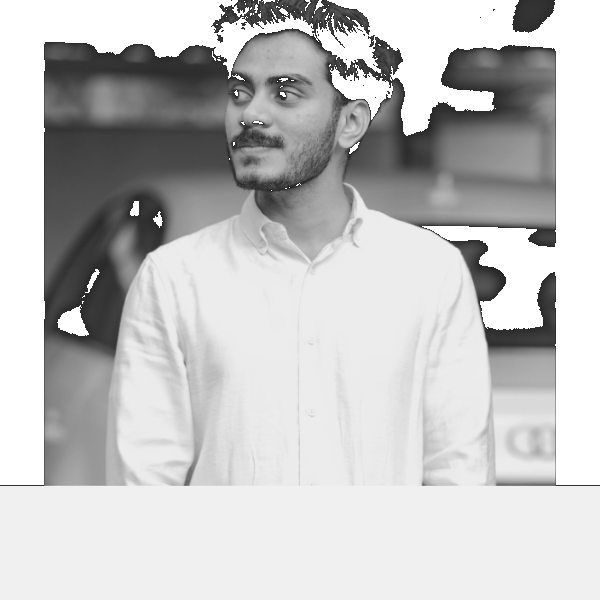
#> input picture source-prepped.png, 600 x 600 px
$ python make_ascii_svg.py
#> lines starting #> are read from the running program, lines starting #| are printed output that depends on the picture
#!/usr/bin/env python3
"""
Convert prepped portrait photo into a clean monochrome ASCII terminal SVG.
Usage: python scripts/make_ascii_svg.py [source-prepped.png] [hashir-ascii.svg]
"""
import html
import os
import sys
from PIL import Image, ImageEnhance

HERE = os.path.dirname(os.path.abspath(__file__))
SRC = sys.argv[1] if len(sys.argv) > 1 else os.path.join(HERE, "..", "source-prepped.png")
OUT = sys.argv[2] if len(sys.argv) > 2 else os.path.join(HERE, "..", "hashir-ascii.svg")

COLS = int(os.environ.get("COLS", 180))
ART_W_TARGET = 800
CELL_W = ART_W_TARGET / COLS
CELL_H = CELL_W * 15 / 8
ROWS = round(COLS * 8 / 15)
RAMP = " .`:-=+*cs#%@"

CONTRAST = 1.05
BRIGHTNESS = 1.0
GAMMA = 1.15
WHITE_FLOOR = 0.82

PAD = 20
TITLEBAR_H = 30
STATUS_H = 30
ART_W = COLS * CELL_W
ART_H = ROWS * CELL_H
CANVAS_W = ART_W + PAD * 2
CANVAS_H = TITLEBAR_H + ART_H + STATUS_H + PAD

BG = "#0d1117"
BG2 = "#111722"
FRAME = "#30363d"
TITLE_TEXT = "#7d8590"
INK = "#c9d1d9"
CURSOR = "#c9d1d9"

ROW_DUR = 5.8 / ROWS
STAGGER = ROW_DUR

im = Image.open(SRC).convert("L")
im = ImageEnhance.Brightness(im).enhance(BRIGHTNESS)
im = ImageEnhance.Contrast(im).enhance(CONTRAST)
im = im.resize((COLS, ROWS), Image.LANCZOS)
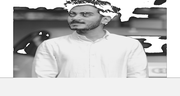
#> im: PIL image 180x96 L; min 4, max 255, mean 194.2
px = im.load()

STATIC = bool(os.environ.get("STATIC"))

rows_txt = []
for y in range(ROWS):
    chars = []
    for x in range(COLS):
        lum = px[x, y] / 255.0
        lum = pow(lum, GAMMA)
        if lum >= WHITE_FLOOR:
            chars.append(" ")
            continue
        idx = int((1.0 - lum) * (len(RAMP) - 1) + 0.5)
        idx = max(0, min(len(RAMP) - 1, idx))
        chars.append(RAMP[idx])
    rows_txt.append("".join(chars))
#> after the loop, rows_txt = 96 items

art_top = TITLEBAR_H + PAD * 0.35

parts = []
parts.append(
    f'<svg xmlns="http://www.w3.org/2000/svg" width="{CANVAS_W:.1f}" height="{CANVAS_H:.1f}" '
    f'viewBox="0 0 {CANVAS_W:.1f} {CANVAS_H:.1f}" font-family="ui-monospace, SFMono-Regular, '
    f'Menlo, Consolas, monospace">'
)
parts.append('<defs>'
             f'<linearGradient id="bg" x1="0" y1="0" x2="0" y2="1">'
             f'<stop offset="0" stop-color="{BG2}"/><stop offset="1" stop-color="{BG}"/>'
             f'</linearGradient></defs>')

parts.append(f'<rect width="{CANVAS_W:.1f}" height="{CANVAS_H:.1f}" rx="12" fill="url(#bg)"/>')
parts.append(f'<rect x="0.5" y="0.5" width="{CANVAS_W-1:.1f}" height="{CANVAS_H-1:.1f}" rx="12" '
             f'fill="none" stroke="{FRAME}" stroke-width="1"/>')

parts.append(f'<line x1="0" y1="{TITLEBAR_H}" x2="{CANVAS_W:.1f}" y2="{TITLEBAR_H}" stroke="{FRAME}"/>')
for i, dotcol in enumerate(["#ff5f56", "#ffbd2e", "#27c93f"]):
    parts.append(f'<circle cx="{PAD + i*16}" cy="{TITLEBAR_H/2:.1f}" r="5" fill="{dotcol}"/>')
parts.append(f'<text x="{CANVAS_W/2:.1f}" y="{TITLEBAR_H/2 + 4:.1f}" fill="{TITLE_TEXT}" font-size="12" '
             f'text-anchor="middle">hashir@github: ~$ ./portrait.sh</text>')

font_size = CELL_H * 0.86
for ry, line in enumerate(rows_txt):
    y = art_top + ry * CELL_H + CELL_H * 0.74
    row_y = art_top + ry * CELL_H
    delay = ry * STAGGER
    safe = html.escape(line)
    text = (f'<text xml:space="preserve" x="{PAD}" y="{y:.1f}" fill="{INK}" '
            f'font-size="{font_size:.1f}" textLength="{ART_W:.1f}" lengthAdjust="spacing">{safe}</text>')

    if STATIC:
        parts.append(text)
        continue

    parts.append(
        f'<clipPath id="r{ry}"><rect x="{PAD}" y="{row_y:.1f}" height="{CELL_H:.1f}" width="0">'
        f'<animate attributeName="width" from="0" to="{ART_W:.1f}" begin="{delay:.3f}s" '
        f'dur="{ROW_DUR:.2f}s" fill="freeze"/></rect></clipPath>'
    )
    parts.append(f'<g clip-path="url(#r{ry})">{text}</g>')
    parts.append(
        f'<rect y="{row_y+1:.1f}" width="{CELL_W:.1f}" height="{CELL_H-2:.1f}" fill="{CURSOR}" opacity="0">'
        f'<animate attributeName="x" from="{PAD}" to="{PAD+ART_W:.1f}" begin="{delay:.3f}s" '
        f'dur="{ROW_DUR:.2f}s" fill="freeze"/>'
        f'<set attributeName="opacity" to="0.85" begin="{delay:.3f}s"/>'
        f'<set attributeName="opacity" to="0" begin="{delay+ROW_DUR:.3f}s"/></rect>'
    )
#> this loop made 96 passes
#> (y, row_y, delay) on passes 1 to 12: (43.17, 37, 0), (51.5, 45.33, 0.0604), (59.83, 53.67, 0.121), (68.17, 62, 0.181), (76.5, 70.33, 0.242), (84.83, 78.67, 0.302), (93.17, 87, 0.362), (101.5, 95.33, 0.423), (109.8, 103.7, 0.483), (118.2, 112, 0.544), (126.5, 120.3, 0.604), (134.8, 128.7, 0.665)
#> after the loop, parts = 297 items

status_line_y = TITLEBAR_H + ART_H + PAD * 0.35
status_y = status_line_y + 19
parts.append(f'<line x1="0" y1="{status_line_y:.1f}" x2="{CANVAS_W:.1f}" y2="{status_line_y:.1f}" stroke="{FRAME}"/>')
parts.append(f'<text x="{PAD}" y="{status_y:.1f}" fill="{TITLE_TEXT}" font-size="13">'
             f'hashir@github:~$ whoami <tspan fill="{INK}">Mohammad Hashir</tspan></text>')
status_chars = len("hashir@github:~$ whoami Mohammad Hashir ")
parts.append(f'<rect x="{PAD + status_chars * 13 * 0.6:.1f}" y="{status_y-12:.1f}" width="8" height="14" fill="{INK}">'
             f'<animate attributeName="opacity" values="1;1;0;0" keyTimes="0;0.5;0.51;1" '
             f'dur="1s" repeatCount="indefinite"/></rect>')

parts.append("</svg>")
open(OUT, "w").write("".join(parts))
print("wrote", OUT)

$ run again, with source-photo.png copied over source-prepped.png
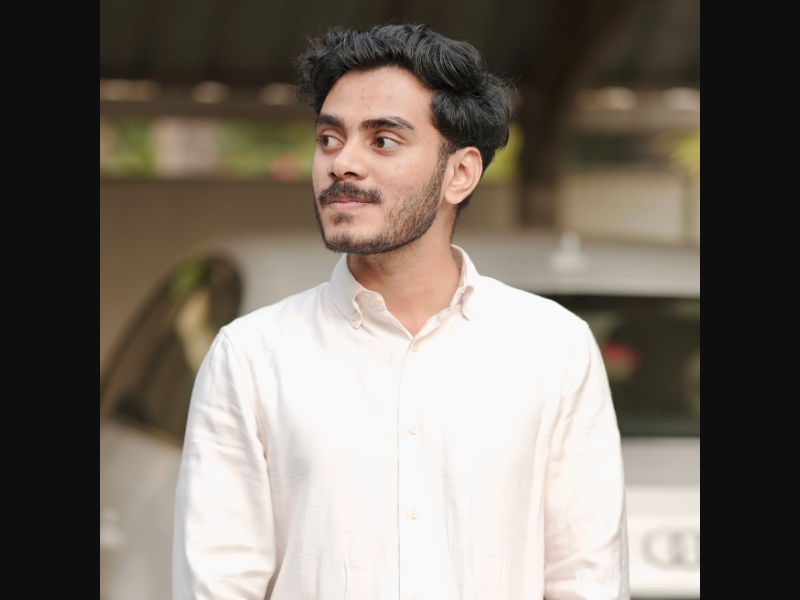
#> input picture source-photo.png, 800 x 600 px
#> `im = Image.open(SRC).convert("L")`:
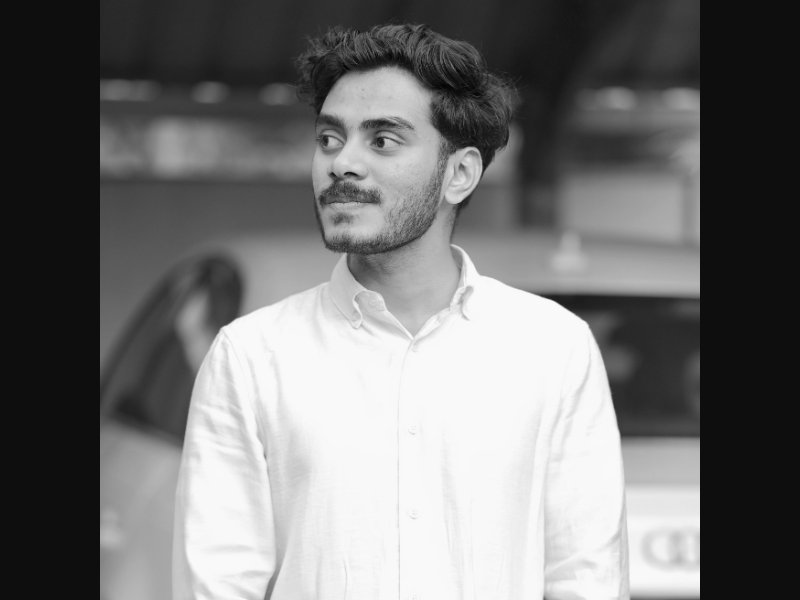
#> im: PIL image 800x600 L; min 3, max 250, mean 116
#> `im = im.resize((COLS, ROWS), Image.LANCZOS)`:
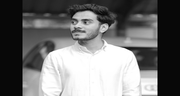
#> im: PIL image 180x96 L; min 0, max 255, mean 115.4
#> after the loop `for y in range(ROWS):`: rows_txt = 96 items
#> the loop `for ry, line in enumerate(rows_txt):` made 96 passes
#> (y, row_y, delay) on passes 1 to 8: (43.17, 37, 0), (51.5, 45.33, 0.0604), (59.83, 53.67, 0.121), (68.17, 62, 0.181), (76.5, 70.33, 0.242), (84.83, 78.67, 0.302), (93.17, 87, 0.362), (101.5, 95.33, 0.423)
#> after the loop `for ry, line in enumerate(rows_txt):`: parts = 297 items
